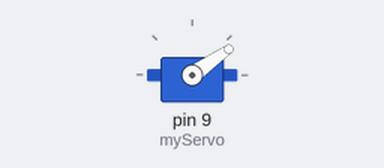
Recording of a sketch running on a simulated Arduino Uno, built with avr-gcc and run on an emulated ATmega328P. Shown: servo.

Above: at 0.05 s.
At 11.75 s:
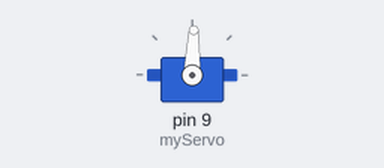
Timing chart, 0 to 15.3 s (numbered marks = the images above):
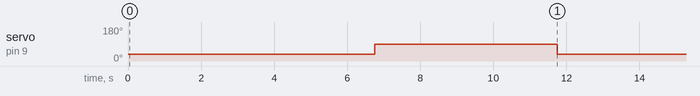

Measured:
- by itself, servo on pin 9 (myServo): alternates 88° for 5.0 s and 35° for 6.8 s

The sketch:

servoTesting.ino
```cpp
#include <Servo.h>

Servo myServo;

void setup() {
  // put your setup code here, to run once:
  myServo.attach(9);
}

void loop() {
  // put your main code here, to run repeatedly:
  myServo.writeMicroseconds(900);
  delay(6750);
  myServo.writeMicroseconds(1450);
  delay(5000);
}
```
